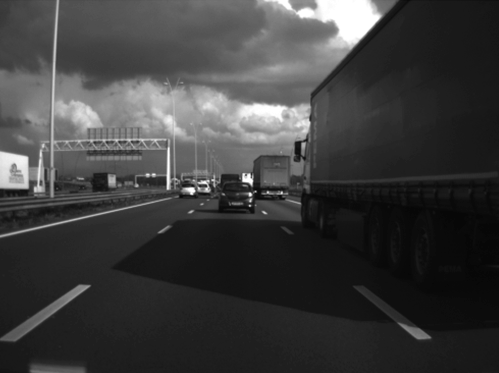
#> input picture gray.png, 499 x 373 px
$ python test.py
#> lines starting #> are read from the running program, lines starting #| are printed output that depends on the picture; after the words box and inside, x2 and y2 are one past the last pixel; in counts of white or black regions, pixels touching at a corner belong together
import numpy as np
from skimage import io, filters, morphology
import matplotlib.pyplot as plt

# Load and display the original grayscale image
image = io.imread('gray.png', as_gray=True)
#> image is the input picture: shape (373, 499) float64; min 0.0275, max 1, mean 0.24
plt.figure(figsize=(12, 8))

plt.subplot(2, 3, 1)
plt.imshow(image, cmap='gray')
plt.title('Original Grayscale Image')
plt.axis('off')

# Thresholding
threshold_value = filters.threshold_otsu(image)
#> threshold_value = 0.329
binary_image = image > threshold_value
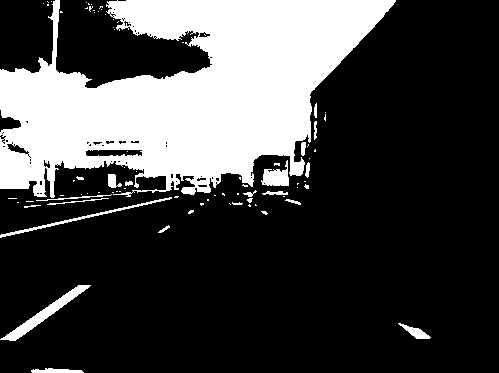
#> binary_image: shape (373, 499) bool; 26.4% white; 83 white regions (61 under 20 px), largest, box (x1, y1, x2, y2) and area: (0, 0, 396, 198) 45869, (0, 285, 91, 341) 876, (0, 197, 172, 238) 468
plt.subplot(2, 3, 2)
plt.imshow(binary_image, cmap='gray')
plt.title('Binary Image After Thresholding')
plt.axis('off')

# Dilation
dilated_image = morphology.dilation(binary_image, morphology.disk(3))
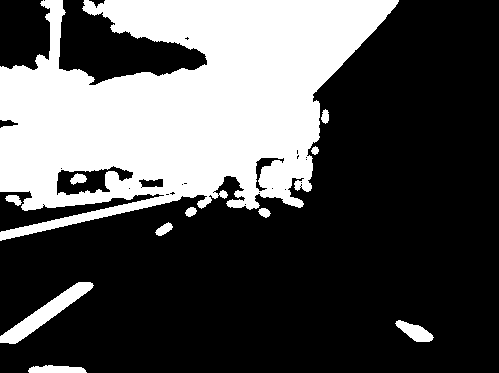
#> dilated_image: shape (373, 499) bool; 32.3% white; 11 white regions, largest, box (x1, y1, x2, y2) and area: (0, 0, 399, 241) 57061, (0, 282, 94, 344) 1497, (395, 320, 434, 342) 444
plt.subplot(2, 3, 3)
plt.imshow(dilated_image, cmap='gray')
plt.title('Dilated Image')
plt.axis('off')

# Erosion
eroded_image = morphology.erosion(binary_image, morphology.disk(3))
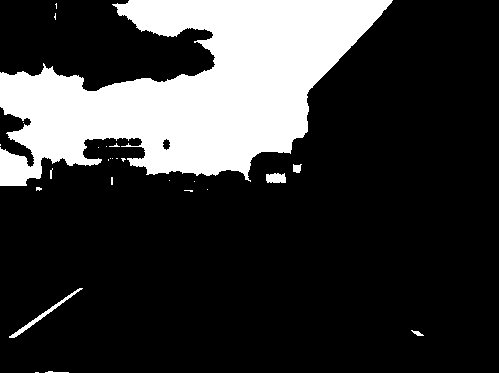
#> eroded_image: shape (373, 499) bool; 21.6% white; 26 white regions (19 under 20 px), largest, box (x1, y1, x2, y2) and area: (0, 0, 393, 186) 39545, (9, 288, 83, 338) 311, (266, 173, 286, 183) 175
plt.subplot(2, 3, 4)
plt.imshow(eroded_image, cmap='gray')
plt.title('Eroded Image')
plt.axis('off')

# Opening
opened_image = morphology.opening(binary_image, morphology.disk(3))
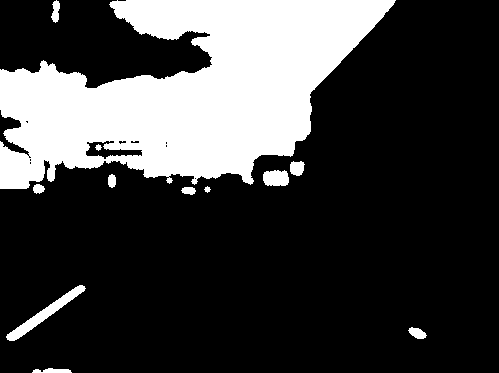
#> opened_image: shape (373, 499) bool; 24.7% white; 12 white regions, largest, box (x1, y1, x2, y2) and area: (0, 0, 396, 189) 43833, (6, 285, 86, 341) 836, (263, 170, 289, 186) 362
plt.subplot(2, 3, 5)
plt.imshow(opened_image, cmap='gray')
plt.title('Opened Image')
plt.axis('off')

# Closing
closed_image = morphology.closing(binary_image, morphology.disk(3))
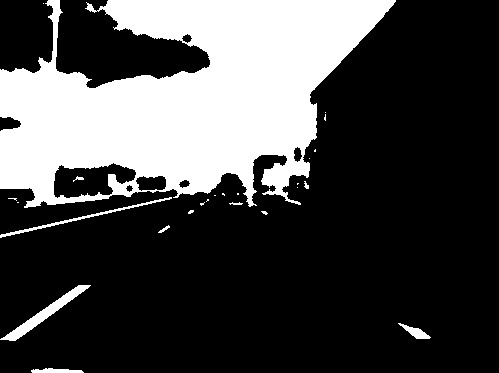
#> closed_image: shape (373, 499) bool; 27.7% white; 25 white regions (16 under 20 px), largest, box (x1, y1, x2, y2) and area: (0, 0, 396, 208) 49674, (0, 285, 91, 341) 876, (0, 197, 172, 238) 468
plt.subplot(2, 3, 6)
plt.imshow(closed_image, cmap='gray')
plt.title('Closed Image')
plt.axis('off')

plt.tight_layout()
plt.show()
